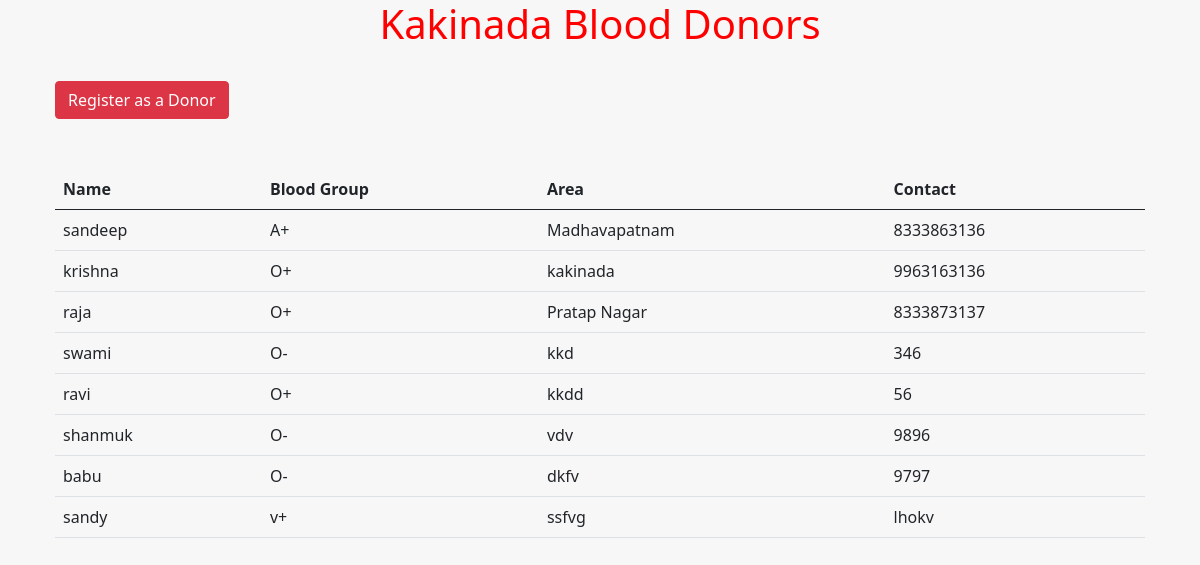
/forminp/, run on an earlier commit of the app's database.
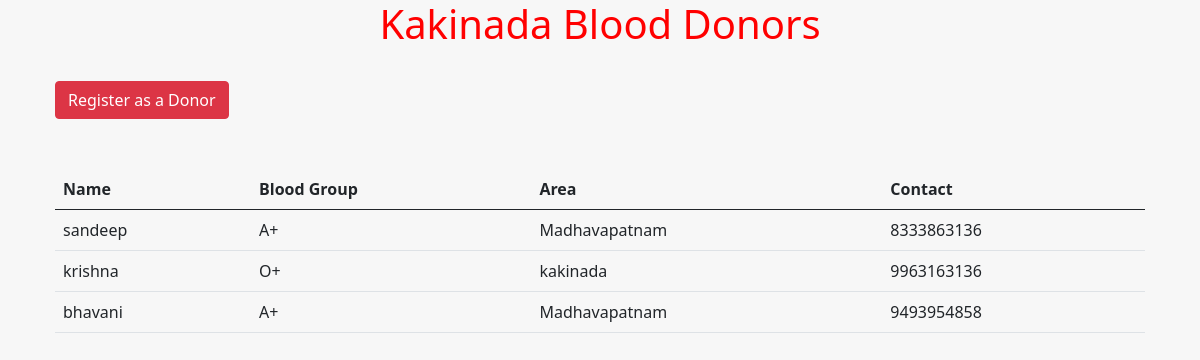
And on a later commit of the database.
### forminp/models.py (models this page shows, shortened)
class Donor(models.Model):
    name = models.CharField(max_length = 20)
    blood_group = models.CharField(max_length=5)
    area = models.CharField(max_length=50)
    contact = models.CharField(max_length=11)
    class Meta:
        unique_together = ["name", "contact"]

### forminp/views.py (the view)
# urls.py: path("", views.index, name='home')
def index(request):
    return render(request, "forminp/home.html", {"donors": Donor.objects.all()})

### forminp/templates/forminp/home.html (shortened to what this page needs)
{% extends "forminp/layout.html" %}
{% load static %}
{% block body %}
<h1>Kakinada Blood Donors</h1>
<div class="container">
    <button type="button" class="btn btn-danger"><a href=" {% url 'register' %} "> Register as a Donor </a></button>
</div>
<div class="container">
    <table class="table">
        <thead>
            <tr>
                <th scope="col">Name</th>
                <th scope="col">Blood Group</th>
                <th scope="col">Area</th>
                <th scope="col">Contact</th>
            </tr>
        </thead>
        {% for d in donors %}
          <tr>
            <td>{{d.name}}</td>
            <td>{{d.blood_group}}</td>
            <td>{{d.area}}</td>
            <td>{{d.contact}}</td>
          </tr>
        {% endfor %}
      </table>
</div>
{% endblock %}

### forminp/templates/forminp/layout.html (shortened to what this page needs)
{% load static %}
{% load crispy_forms_tags %}
<!DOCTYPE html>
<html lang="en">
<head>
    <link href="https://cdn.jsdelivr.net/npm/bootstrap@5.0.1/dist/css/bootstrap.min.css" rel="stylesheet">
    <link rel="stylesheet" type="text/css" href="{% static 'forminp/css/style.css' %}">
</head>
<body>
    {% block body %}
    {% endblock %}
</body>
</html>

### forminp/static/forminp/css/style.css (style rules this page uses)
h1 { text-align: center; color: red; }
a { color: white; text-decoration: none; }
.container { padding: 25px; }
body { background-color: rgb(247, 247, 247); }

What changed in the data, as far as the page shows it:
removed Donor: name "raja", blood_group "O+", area "Pratap Nagar", contact "8333873137"
removed Donor: name "swami", blood_group "O-", area "kkd", contact "346"
removed Donor: name "ravi", blood_group "O+", area "kkdd", contact "56"
removed Donor: name "shanmuk", blood_group "O-", area "vdv", contact "9896"
removed Donor: name "babu", blood_group "O-", area "dkfv", contact "9797"
removed Donor: name "sandy", blood_group "v+", area "ssfvg", contact "lhokv"
added Donor: name "bhavani", blood_group "A+", area "Madhavapatnam", contact "9493954858"
